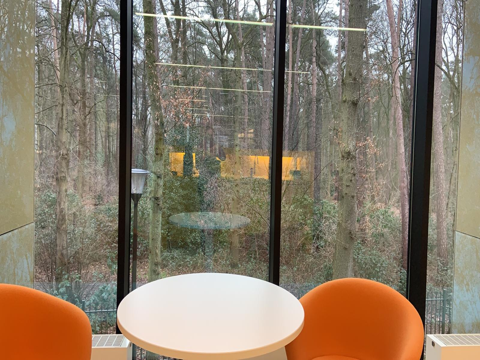
#> input picture processed/mpi.png, 480 x 360 px, given in place of mpi.jpg, which was not available
$ jupyter execute --allow-errors 2a_ImageProcessing.ipynb   (shell and % lines are left out)   (text cells are left out)
#> lines starting #> are read from the running program, lines starting #| are printed output that depends on the picture; pictures that were not available may be replaced by others from this repository, and a replacement may not be noted
[cell 1]
# This a code cell. You can edit this code cell, and run it by clicking the "play sign" or by pressing shift+enter.
# Try to print your own name below:

my_name = "Christiane"
print("My name is " + my_name)

[cell 2]
# import some packages
import os
from PIL import Image

# load an image from file
test_img = Image.open("C:\\Users\\cruhr\\Desktop\\MPI\\Python\\session2a-imageprocessing\\raw\\mpi.jpg")
#> test_img is the input picture: PIL image 480x360 RGB; mean R, G, B 136.7, 123.8, 106.7
display(test_img)

[cell 3]
test_img.show()

[cell 4]
32123-12321

[cell 5]
# Let's print the current working directory using the os module. Works for UNIX, Windows, MacOs...
# e.g, to get your current working directory, you can use:
os.getcwd()

[cell 6]
# define the folder containing the images and list the images
# Don't forget to change this folder
img_folder = "c:\\Users\\cruhr\\Desktop\\MPI\\Python\\session2a-imageprocessing\\raw"
#> (the rest of this cell did not finish here and is left out)

[cell 7]
img_path = os.path.join(img_folder,'bird.jpg')
img = Image.open(img_path)
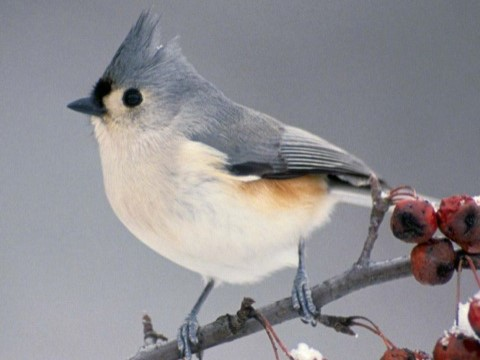
#> input picture bird.png, 480 x 360 px, given in place of bird.jpg, which was not available
#> img is the input picture: PIL image 480x360 RGB; mean R, G, B 144.4, 142.5, 146.8

[cell 8]
print(img.size)
#| (480, 360)

[cell 9]
# This is a code cell
print(img.mode)
#| RGB
print(img.format)
#| PNG

[cell 10]
# use this code cell to display the image
display(img)
img.show()

[cell 11]
# first: split the extension and the name using os.path.splitext
# N.B.: the function os.path.split() splits the path to the folder from the filename.
filename, extension = os.path.splitext(img_path)
print(filename)

[cell 12]
# generate new filename
outfile = filename + ".png"

# save the file
img.save(outfile, "PNG")

# note that you can also change the name and save the file again.
new_img_path = os.path.join(img_folder, "a_Python_will_eat_this_bird.png")
img.save(new_img_path)

[cell 13]
# delete the files
os.remove(outfile)
os.remove(new_img_path)

# make a new folder
new_folder = "c:\\Users\\cruhr\\Desktop\\MPI\\Python\\session2a-imageprocessing\\edited_images" #Make sure this folder corresponds to your own folder structure!
os.mkdir(new_folder)

# save the file
img.save(os.path.join(new_folder, "bird.png"))

#> (a cell that did not finish here is left out)

[cell 15]
# cropping an image, coordinates: (left upper / right lower)
reg = (50, 50, 150, 150)  # random square, in pixels
img_crop = img.crop(reg)
display(img_crop)

# now you can save this if you want
img_crop.save(os.path.join(new_folder, "cropped_image.png"))

[cell 16]
img_400 = img.resize((400, 400))
img_400.save(os.path.join(new_folder,'image_400.jpg'))

print(img.size) # Output: (1920, 1280)
#| (480, 360)
print(img_400.size) # Output: (400, 400)
#| (400, 400)

display(img)
display(img_400)

[cell 17]
img_thumb = img.copy() #Make a copy of the image
img_thumb.thumbnail((400, 400))

print(img.size) # Output: (1920, 1280)
#| (480, 360)
print(img_thumb.size) # Output: (400, 400)
#| (400, 300)

display(img)
display(img_thumb)

[cell 18]
# we could also flip it and paste it back
img_crop = img_crop.transpose(Image.ROTATE_180)
img.paste(img_crop, reg) # this directly edits the img variable!

img_600 = img.resize((600, 600))

display(img_600)

[cell 19]
# get the width and height of the image
width = img.width
#> width = 480
height = img.height
#> height = 360

# to create a square
distance_from_center = min([width, height])/2
#> distance_from_center = 180
center = (width/2, height/2)
#> center = (240, 180)

left = []
right = []

for number in center:
    left.append(number - distance_from_center)
    right.append(number + distance_from_center)
#> after the loop, left = [60, 0]; right = [420, 360]

img_square = img.crop((left[0], left[1], right[0], right[1]))
img_square.show()

[cell 20]
# Here we define a function "roll" that takes "image" and "delta" as arguments, and returns the "rolled" image
def roll(image, delta):
    """Roll an image sideways."""
#> called with delta = 200
    xsize, ysize = image.size
#> xsize = 480; ysize = 360

    delta = delta % xsize
#> delta = 200
    if delta == 0:
        return image

    part1 = image.crop((0, 0, delta, ysize))
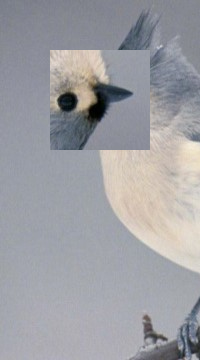
#> part1: PIL image 200x360 RGB; mean R, G, B 157.8, 158.3, 163.2
    part2 = image.crop((delta, 0, xsize, ysize))
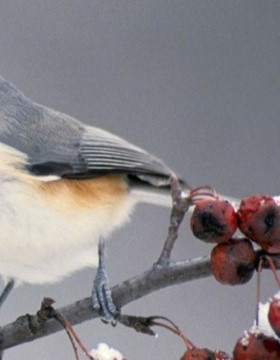
#> part2: PIL image 280x360 RGB; mean R, G, B 134.8, 131.2, 135
    image.paste(part1, (xsize - delta, 0, xsize, ysize))
    image.paste(part2, (0, 0, xsize - delta, ysize))
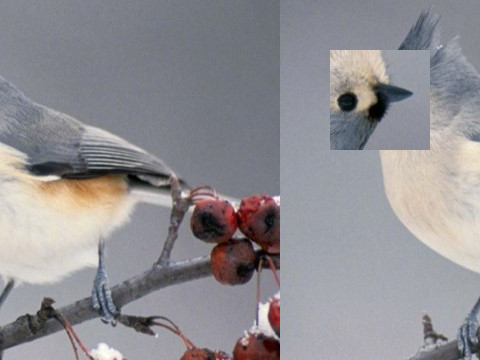
#> image: PIL image 480x360 RGB; mean R, G, B 144.4, 142.5, 146.8

    return image


# Here we call the function, using our "img" and delta=600
roll(img,delta=200)

[cell 21]
# converting between modes
blw = img_600.convert("L")
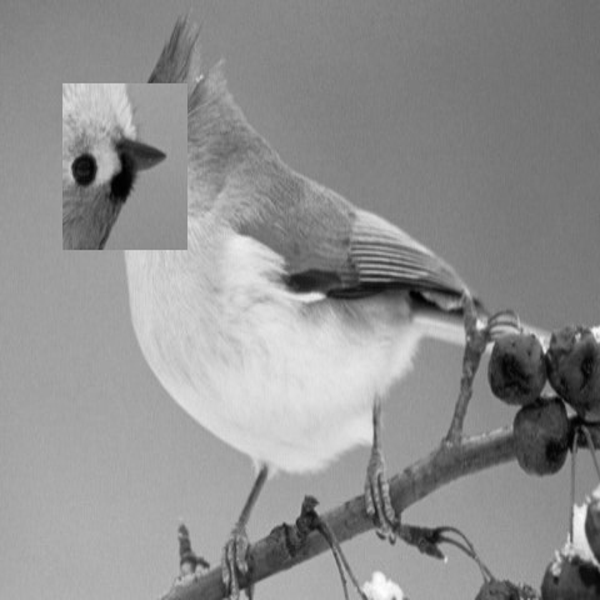
#> blw: PIL image 600x600 L; min 0, max 253, mean 143.6
display(blw)

[cell 22]
# Use this code cell
img_path = os.path.join(img_folder,"clock.jpg")
img = Image.open(img_path)
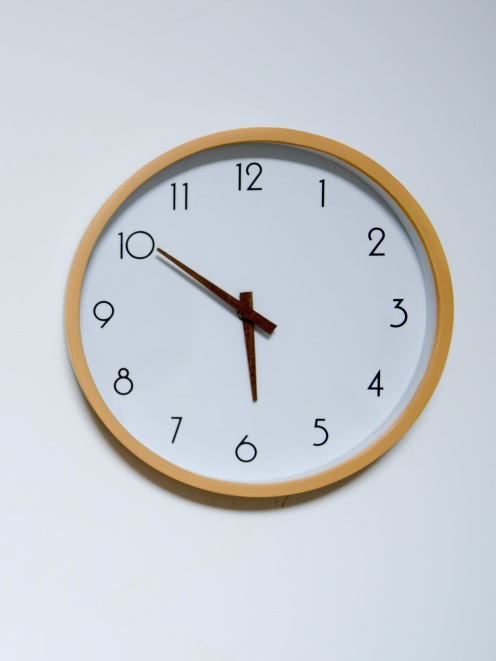
#> input picture clock.png, 991 x 1322 px, given in place of clock.jpg, which was not available (shown at 1/2 size)
#> img is the input picture: PIL image 991x1322 RGB; mean R, G, B 200.1, 204.7, 209.6
print(img.size)
#| (991, 1322)
reg = (400, 800, 550, 1000)
img_crop = img.crop(reg)
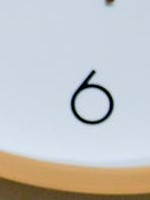
#> img_crop: PIL image 150x200 RGB; mean R, G, B 196, 197.1, 197.2
display(img_crop)

[cell 23]
# Assignment:

new_folder = "c:\\Users\\cruhr\\Desktop\\MPI\\Python\\session2a-imageprocessing\\processed"
os.mkdir(new_folder)

#> (the rest of this cell did not finish here and is left out)

[cell 24]
pic1 = Image.open('c:\\Users\\cruhr\\Desktop\\MPI\\Python\\session2a-imageprocessing\\processed\\dog.png')
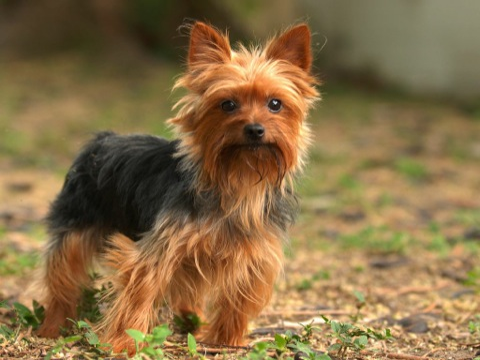
#> input picture processed/dog.png, 480 x 360 px, found by its file name
#> pic1 is the input picture: PIL image 480x360 RGB; mean R, G, B 136.1, 110.3, 70.4
pic2 = Image.open('c:\\Users\\cruhr\\Desktop\\MPI\\Python\\session2a-imageprocessing\\processed\\cat.png')
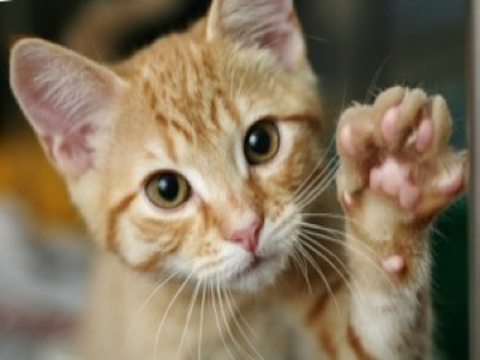
#> input picture processed/cat.png, 480 x 360 px, found by its file name
#> pic2 is the input picture: PIL image 480x360 RGB; mean R, G, B 133.3, 116.8, 92.1
pic3 = Image.open('c:\\Users\\cruhr\\Desktop\\MPI\\Python\\session2a-imageprocessing\\processed\\baby.png')
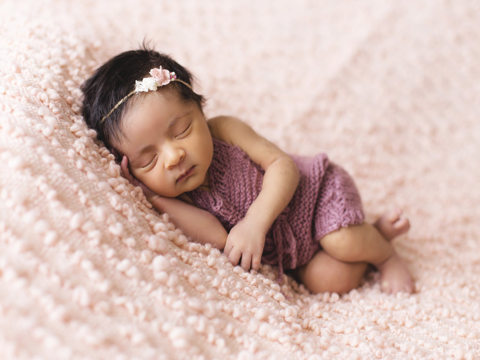
#> input picture processed/baby.png, 480 x 360 px, found by its file name
#> pic3 is the input picture: PIL image 480x360 RGB; mean R, G, B 211.8, 185.9, 178.4

pic1.save("my_gif.gif", save_all=True, append_images=[pic2, pic3], duration=200, loop=0)
